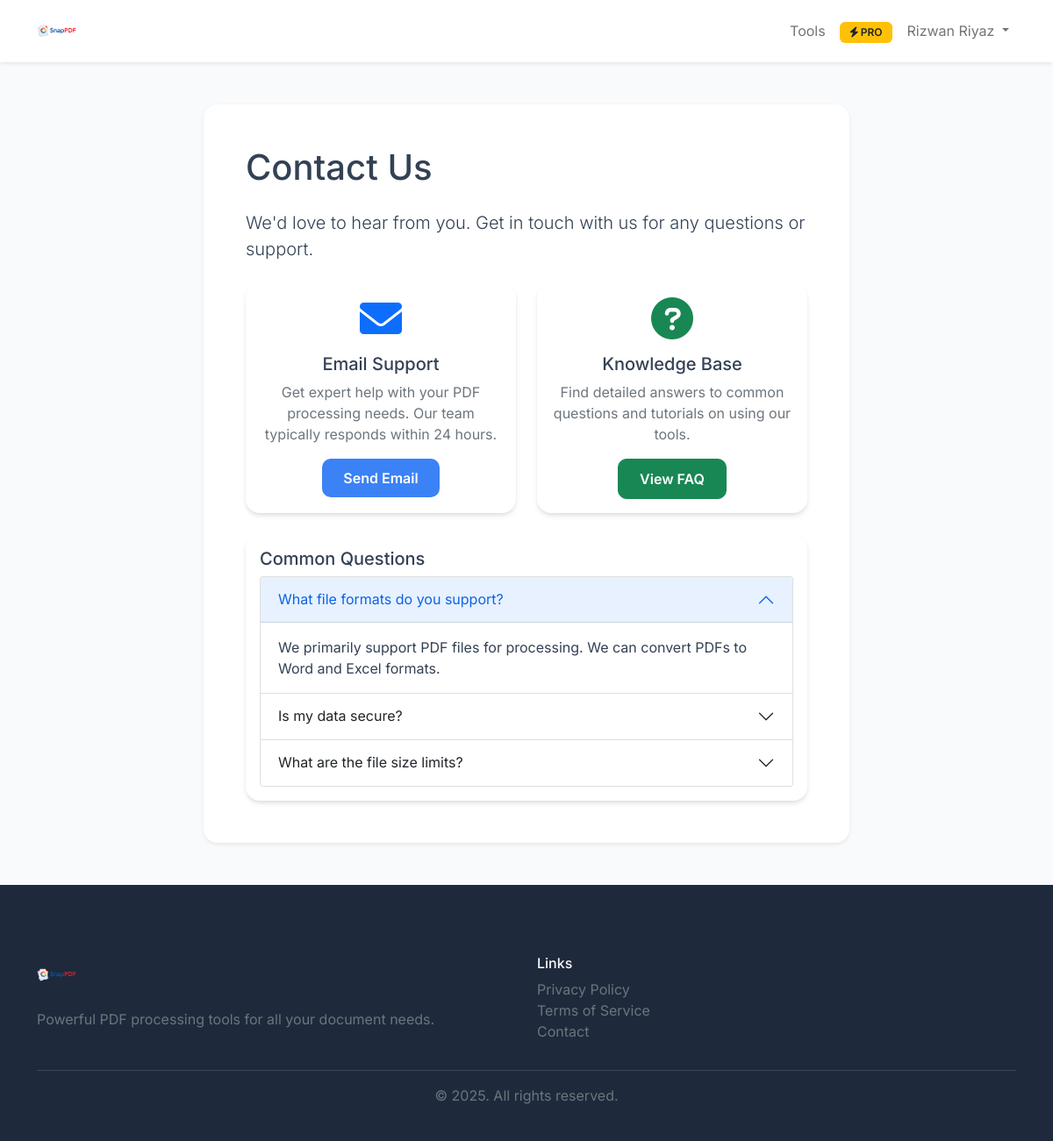
Page /contact (signed in) on the earlier database version.
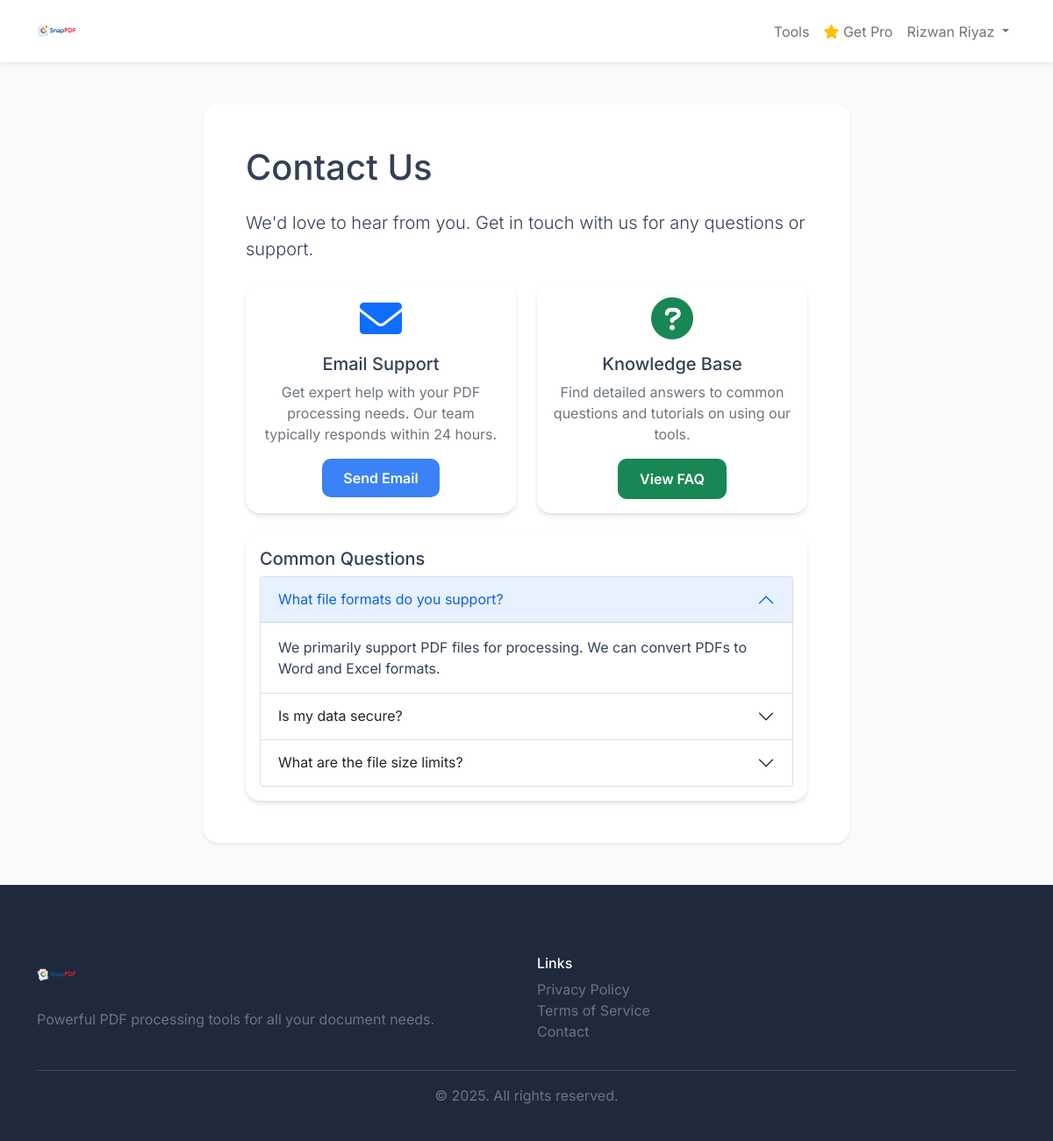
Same page on the later database version.
### routes.py (the view)
@app.route('/contact')
def contact():
    return render_template('contact.html')

### models.py (called while the page is built)
    def has_active_subscription(self):
        if self.is_premium:
            return True
        subs = db.session.query(Subscription).filter_by(user_id=self.id).all()
        for subscription in subs:
            if subscription.is_active():
                return True
        return False

    def is_active(self):
        return (self.status == SubscriptionStatus.ACTIVE and
                (self.expires_at is None or self.expires_at > datetime.now()))

### routes.py (called while the page is built)
@login_manager.user_loader
def load_user(user_id):
    return User.query.get(str(user_id))

@app.before_request
def make_session_permanent():
    session.permanent = True

### templates/contact.html (shortened to what the changed rows need)
{% extends "base.html" %}
{% block content %}
<div class="container py-5">
    <div class="row justify-content-center">
        <div class="col-lg-8">
            <div class="card shadow-sm">
                <div class="card-body p-5">
                    <h1 class="mb-4">Contact Us</h1>
                    <div class="row mt-4">
                        <div class="col-12">
                            <div class="card">
                                <div class="card-body">
                                    <div class="accordion" id="faqAccordion">
                                        <div class="accordion-item">
                                            <h2 class="accordion-header">
                                                <button class="accordion-button" type="button" data-bs-toggle="collapse" data-bs-target="#faq1">
                                                    What file formats do you support?
                                                </button>
                                            </h2>
                                        </div>
                                        <div class="accordion-item">
                                            <h2 class="accordion-header">
                                                <button class="accordion-button collapsed" type="button" data-bs-toggle="collapse" data-bs-target="#faq2">
                                                    Is my data secure?
                                                </button>
                                            </h2>
                                        </div>
                                        <div class="accordion-item">
                                            <h2 class="accordion-header">
                                                <button class="accordion-button collapsed" type="button" data-bs-toggle="collapse" data-bs-target="#faq3">
                                                    What are the file size limits?
                                                </button>
                                            </h2>
                                        </div>
                                    </div>
                                </div>
                            </div>
                        </div>
                    </div>
                </div>
            </div>
        </div>
    </div>
</div>
{% endblock %}

### templates/base.html (shortened to what this page needs)
<!DOCTYPE html>
<html lang="en">
<head>
    <link href="https://cdn.jsdelivr.net/npm/bootstrap@5.1.3/dist/css/bootstrap.min.css" rel="stylesheet">
    <link href="https://cdnjs.cloudflare.com/ajax/libs/font-awesome/6.0.0/css/all.min.css" rel="stylesheet">
    <link rel="stylesheet" href="{{ url_for('static', filename='style.css') }}">
</head>
<body>
    <nav class="navbar navbar-expand-lg navbar-light bg-white shadow-sm">
        <div class="container">
            <a class="navbar-brand" href="{{ url_for('index') }}">
                <img src="{{ url_for('static', filename='logo.png') }}" alt="SnapPDF" height="45">
            </a>
            <div class="collapse navbar-collapse" id="navbarNav">
                <ul class="navbar-nav ms-auto">
                    {% if current_user.is_authenticated %}
                        <li class="nav-item">
                            <a class="nav-link" href="{{ url_for('tools') }}">Tools</a>
                        </li>
                        <li class="nav-item">
                            <a class="nav-link" href="{{ url_for('premium') }}">
                                {% if current_user.has_active_subscription() %}
                                    <span class="badge bg-warning text-dark"><i class="fas fa-bolt"></i> PRO</span>
                                {% else %}
                                    <i class="fas fa-star text-warning"></i> Get Pro
                                {% endif %}
                            </a>
                        </li>
                        <li class="nav-item dropdown">
                            <a class="nav-link dropdown-toggle" href="#" id="navbarDropdown" role="button" data-bs-toggle="dropdown">
                                {{ current_user.first_name }} {{ current_user.last_name }}
                            </a>
                        </li>
                    {% endif %}
                </ul>
            </div>
        </div>
    </nav>
    <main>
        {% block content %}{% endblock %}
    </main>
    <footer class="footer">
        <div class="container">
            <div class="row">
                <div class="col-md-6">
                    <img src="{{ url_for('static', filename='logo.png') }}" alt="SnapPDF" height="45" class="mb-3">
                    <p class="text-muted">Powerful PDF processing tools for all your document needs.</p>
                </div>
                <div class="col-md-6">
                    <h6>Links</h6>
                    <ul class="list-unstyled">
                        <li><a href="{{ url_for('privacy') }}" class="text-muted">Privacy Policy</a></li>
                        <li><a href="{{ url_for('terms') }}" class="text-muted">Terms of Service</a></li>
                        <li><a href="{{ url_for('contact') }}" class="text-muted">Contact</a></li>
                    </ul>
                </div>
            </div>
            <hr>
            <div class="text-center">
                <p class="text-muted mb-0">&copy; 2025. All rights reserved.</p>
            </div>
        </div>
    </footer>
</body>
</html>

Differences in the rows shown:
changed User "Rizwan": is_premium True → False (drawn)
Other differences:
text no longer shown: "PRO"
text now shown: "Get Pro"
